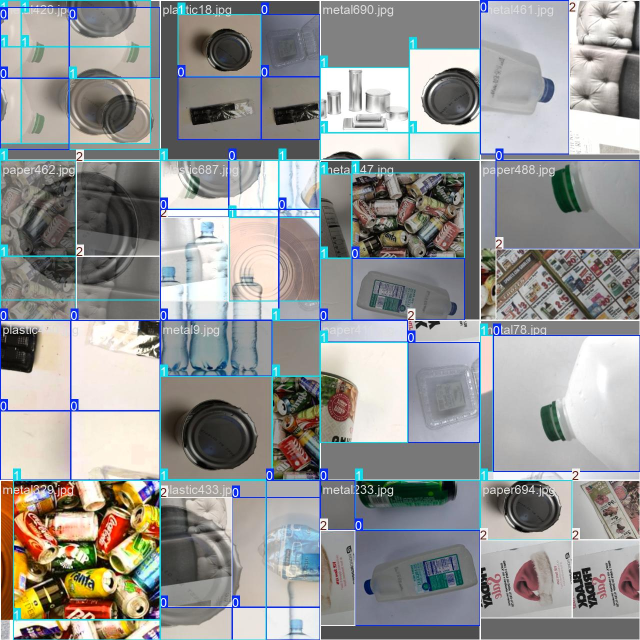
#> input picture reports/train_batch0.jpg, 1280 x 1280 px (shown at 1/2 size)
$ python -i segmentation_engine.py   (imports and definitions only)
#> lines starting #> are read from the running program, lines starting #| are printed output that depends on the picture; after the words box and inside, x2 and y2 are one past the last pixel; in counts of white or black regions, pixels touching at a corner belong together
#> further down, picture is the input picture: shape (1280, 1280, 3); mean B, G, R 148.5, 149.4, 148.7
"""
=============================================================================
SEGMENTATION ENGINE v2 - OPTIMIZED FOR BLACK BACKGROUND
=============================================================================
CHIẾN LƯỢC SOTA TỐI ƯU NHẤT CHO RASPBERY PI 4 + NỀN ĐEN

Pipeline tự động 4 bước:
  1. Adaptive HSV Threshold → phát hiện vật thể sáng trên nền tối
  2. Canny Edge Detection → tìm cạnh chính xác
  3. Morphological Cleanup → làm sạch mask
  4. GrabCut Refinement (2 iter) → tinh chỉnh viền mượt

Tốc độ: ~8-15ms trên Raspberry Pi 4 (real-time)
=============================================================================
"""

import cv2
import numpy as np


# ---- Kích thước tối ưu cho segmentation (speed/quality tradeoff) ----
# 80x60:  ~2ms (cực nhanh, giảm chính xác 1 chút)
# 160x120: ~5ms (cân bằng speed/quality)
# 320x240: ~15ms (quality cao nhất)
_SEG_SIZE = (80, 60)  # SIÊU NHANH, vẫn đủ chính xác


def extract_foreground(image: np.ndarray, method: str = "auto") -> np.ndarray:
    """
    Extract foreground - OPTIMIZED FOR BLACK BACKGROUND + REAL-TIME.

    Pipeline: downscale 160x120 → HSV threshold → Canny → refine → upsample

    Args:
        image: BGR image (uint8, 0-255)
        method: ignored (always uses best hardcoded strategy)

    Returns:
        RGBA image at ORIGINAL resolution
    """
#> called with method = 'auto'
    h, w = image.shape[:2]
#> h = 1280; w = 1280
    sh, sw = _SEG_SIZE  # small size for fast processing

    # ================================================================
    # Downscale → segment ở kích thước nhỏ (nhanh gấp 12 lần)
    # ================================================================
    small = cv2.resize(image, (sw, sh), interpolation=cv2.INTER_AREA)

    # --- HSV Threshold trên ảnh nhỏ ---
    hsv_small = cv2.cvtColor(small, cv2.COLOR_BGR2HSV)
#> hsv_small: shape (80, 60, 3); mean H, S, V 56.2, 34.3, 159.2
    v_channel = hsv_small[:, :, 2]
    _, otsu_mask = cv2.threshold(v_channel, 0, 255, cv2.THRESH_BINARY + cv2.THRESH_OTSU)
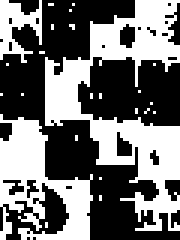
#> otsu_mask: shape (80, 60) (shown 3 times larger); 44.3% white; 24 white regions (21 under 20 px), largest, box (x1, y1, x2, y2) and area: (15, 0, 60, 77) 1280, (0, 38, 31, 80) 658, (0, 0, 14, 21) 157

    # --- Canny Edge trên ảnh nhỏ ---
    gray_small = cv2.cvtColor(small, cv2.COLOR_BGR2GRAY)
    blurred = cv2.medianBlur(gray_small, 5)
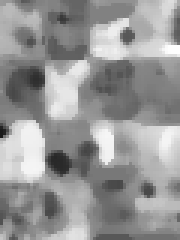
#> blurred: shape (80, 60) (shown 3 times larger); min 27, max 254, mean 150.8
    median_val = np.median(blurred[blurred > 0])  # chỉ tính trên vùng không đen
#> median_val = 140
    if np.isnan(median_val) or median_val < 1:
        median_val = 30
    low_thresh = int(max(1, (1.0 - 0.33) * median_val))
#> low_thresh = 93
    high_thresh = int(min(255, (1.0 + 0.33) * median_val))
#> high_thresh = 186
    edges = cv2.Canny(blurred, low_thresh, high_thresh)
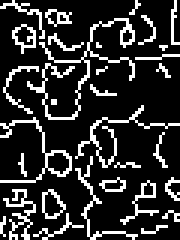
#> edges: shape (80, 60) (shown 3 times larger); 18.4% white in thin lines or dots

    # --- Kết hợp Otsu + Canny ---
    combined = cv2.bitwise_or(otsu_mask, edges)
#> combined: shape (80, 60); 55.1% white; 52 black regions (46 under 20 px), largest, box (x1, y1, x2, y2) and area: (0, 0, 60, 80) 1253, (26, 19, 60, 42) 560, (0, 61, 22, 80) 112, (39, 44, 44, 52) 28, (5, 8, 11, 15) 23, (58, 1, 60, 14) 21
    kernel = cv2.getStructuringElement(cv2.MORPH_ELLIPSE, (5, 5))
    combined = cv2.morphologyEx(combined, cv2.MORPH_CLOSE, kernel, iterations=2)
#> combined: shape (80, 60); 89% white; 4 black regions, box (x1, y1, x2, y2) and area: (46, 23, 60, 41) 178, (33, 22, 45, 40) 132, (25, 0, 45, 8) 122, (30, 66, 42, 77) 94
    combined = cv2.morphologyEx(combined, cv2.MORPH_OPEN, kernel, iterations=1)
#> combined: shape (80, 60); 88.6% white; 3 black regions, box (x1, y1, x2, y2) and area: (33, 22, 60, 41) 331, (25, 0, 45, 8) 122, (30, 66, 42, 77) 94
    combined = cv2.dilate(combined, kernel, iterations=1)
#> combined: shape (80, 60); 94.4% white; 5 black regions

    # --- Contour lớn nhất ---
    contours, _ = cv2.findContours(combined, cv2.RETR_EXTERNAL, cv2.CHAIN_APPROX_SIMPLE)
#> contours = 1 contour; box (x1, y1, x2, y2) and area: (0, 0, 60, 80) 4466

    if not contours:
        alpha_full = np.ones((h, w), dtype=np.uint8) * 255
        b, g, r = cv2.split(image)
        return cv2.merge([b, g, r, alpha_full])

    largest = max(contours, key=cv2.contourArea)
#> largest = contour of 51 points, box (x1, y1, x2, y2) (0, 0, 60, 80), area 4466
    area = cv2.contourArea(largest)
#> area = 4466

    # Bỏ qua nếu quá nhỏ
    if area < (sh * sw * 0.01):
        alpha_full = np.ones((h, w), dtype=np.uint8) * 255
        b, g, r = cv2.split(image)
        return cv2.merge([b, g, r, alpha_full])

    # --- GrabCut trên ảnh nhỏ (chỉ 2 iter) ---
    gc_mask = np.zeros((sh, sw), np.uint8)
    cv2.drawContours(gc_mask, [largest], -1, cv2.GC_FGD, -1)
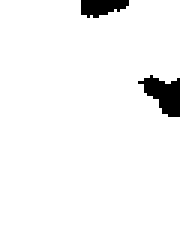
#> gc_mask: shape (80, 60) (shown 3 times larger); values 0 (black) and 1 (white), 96.2% white; 2 black regions, box (x1, y1, x2, y2) and area: (46, 25, 60, 39) 112, (27, 0, 43, 6) 71
    cv2.fillPoly(gc_mask, [largest], cv2.GC_FGD)
    gc_mask[gc_mask == 0] = cv2.GC_PR_BGD

    bgd = np.zeros((1, 65), np.float64)
    fgd = np.zeros((1, 65), np.float64)
    try:
        cv2.grabCut(small, gc_mask, None, bgd, fgd, 2, cv2.GC_INIT_WITH_MASK)
    except cv2.error:
        pass

    # Alpha mask từ ảnh nhỏ
    alpha_small = np.where(
        (gc_mask == cv2.GC_FGD) | (gc_mask == cv2.GC_PR_FGD),
        255, 0
    ).astype(np.uint8)
#> alpha_small: shape (80, 60); every value is 255
    alpha_small = cv2.medianBlur(alpha_small, 5)

    # Upsample alpha mask về kích thước gốc
    alpha_full = cv2.resize(alpha_small, (w, h), interpolation=cv2.INTER_LINEAR)
#> alpha_full: shape (1280, 1280); every value is 255
    alpha_full = (alpha_full > 60).astype(np.uint8) * 255

    # Clean noise ở full resolution
    contours_full, _ = cv2.findContours(alpha_full, cv2.RETR_EXTERNAL, cv2.CHAIN_APPROX_SIMPLE)
#> contours_full = [[[0, 0], [0, 1279], [1279, 1279], [1279, 0]]]
    if contours_full:
        largest_full = max(contours_full, key=cv2.contourArea)
#> largest_full = [[0, 0], [0, 1279], [1279, 1279], [1279, 0]]
        clean = np.zeros_like(alpha_full)
        cv2.drawContours(clean, [largest_full], -1, 255, -1)
        alpha_full = clean

    b, g, r = cv2.split(image)
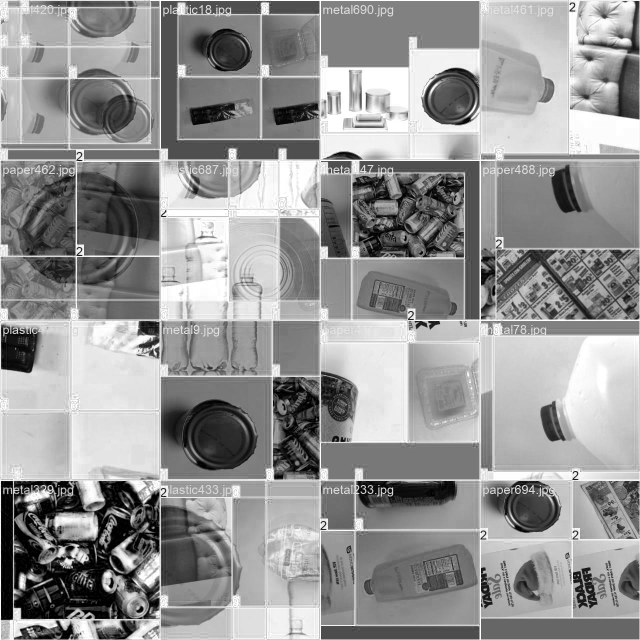
#> b: shape (1280, 1280) (shown at 1/2 size); min 0, max 255, mean 148.5
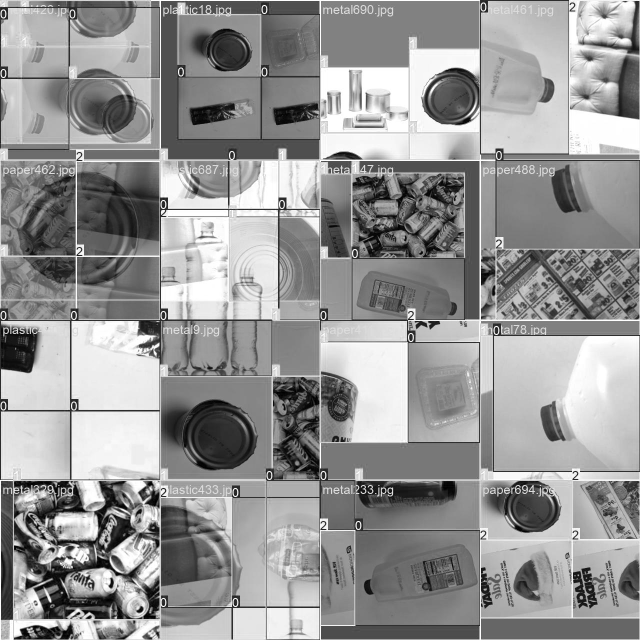
#> g: shape (1280, 1280) (shown at 1/2 size); min 0, max 255, mean 149.4
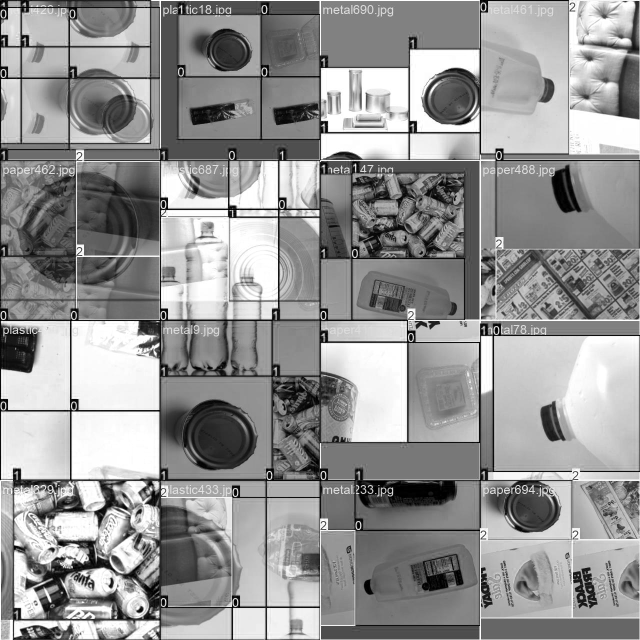
#> r: shape (1280, 1280) (shown at 1/2 size); min 0, max 255, mean 148.7
    rgba = cv2.merge([b, g, r, alpha_full])
    return rgba


def rgba_to_bgr_white_bg(rgba: np.ndarray) -> np.ndarray:
    """Blend RGBA image onto white background -> BGR"""
    alpha = rgba[:, :, 3:4] / 255.0
    white_bg = np.ones_like(rgba[:, :, :3], dtype=np.uint8) * 255
    blended = (rgba[:, :, :3] * alpha + white_bg * (1 - alpha)).astype(np.uint8)
    return blended


def get_mask(rgba: np.ndarray) -> np.ndarray:
    """Extract binary mask from RGBA image"""
    return (rgba[:, :, 3] > 128).astype(np.uint8) * 255


# Test nhanh
# [28 lines not run here, left out]

>>> import cv2
>>> picture = cv2.imread('reports/train_batch0.jpg')
>>> result = extract_foreground(picture)

$ run again, on reports/train_batch1.jpg
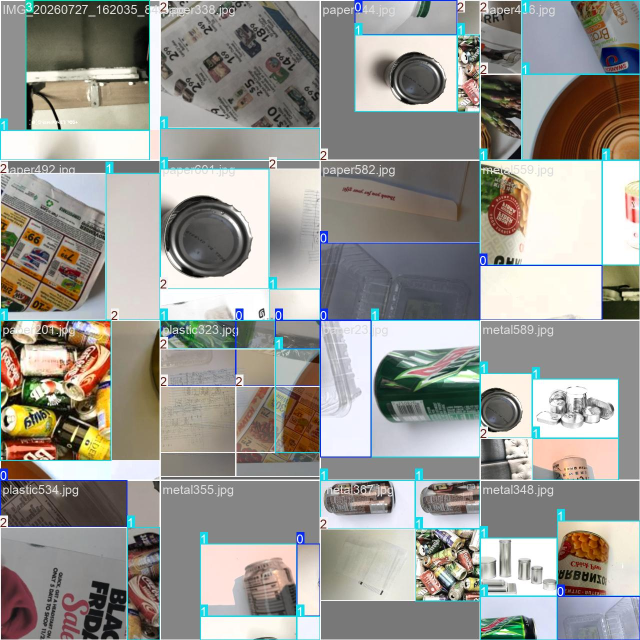
#> input picture reports/train_batch1.jpg, 1280 x 1280 px (shown at 1/2 size)
#> picture is the input picture: shape (1280, 1280, 3); mean B, G, R 145.5, 150.8, 151.9
#> hsv_small: shape (80, 60, 3); mean H, S, V 46.3, 37.2, 159.5
#> in extract_foreground, `_, otsu_mask = cv2.threshold(v_channel, 0, 255, cv2.THRESH_BINARY + cv..`:
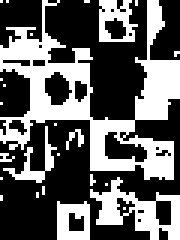
#> otsu_mask: shape (80, 60) (shown 3 times larger); 38% white; 25 white regions (20 under 20 px), largest, box (x1, y1, x2, y2) and area: (0, 0, 60, 60) 1204, (30, 59, 60, 80) 263, (33, 0, 46, 14) 109, (19, 67, 30, 80) 109, (1, 42, 19, 61) 81
#> median_val = 144
#> low_thresh = 96
#> high_thresh = 191
#> edges: shape (80, 60); 19.8% white in thin lines or dots
#> contours = 1 contour; box (x1, y1, x2, y2) and area: (0, 0, 60, 80) 4558
#> largest = contour of 48 points, box (x1, y1, x2, y2) (0, 0, 60, 80), area 4558
#> area = 4558
#> alpha_small: shape (80, 60); every value is 255
#> alpha_full: shape (1280, 1280); every value is 255
#> contours_full = [[[0, 0], [0, 1279], [1279, 1279], [1279, 0]]]
#> largest_full = [[0, 0], [0, 1279], [1279, 1279], [1279, 0]]
#> in extract_foreground, `b, g, r = cv2.split(image)`:
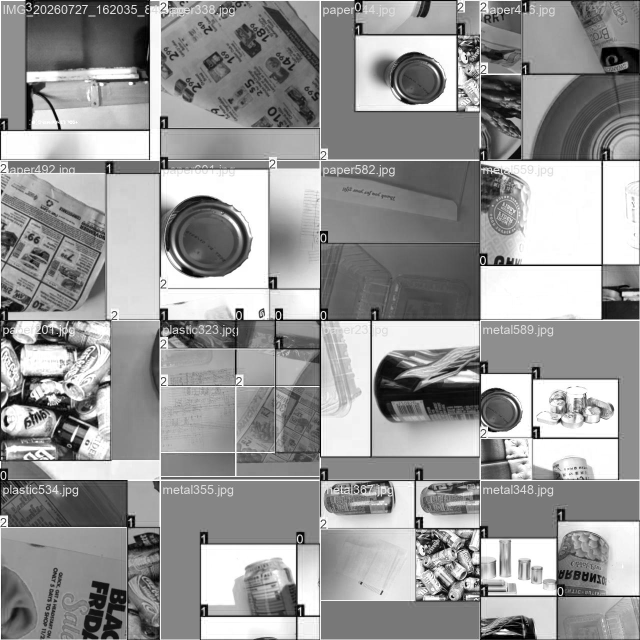
#> r: shape (1280, 1280) (shown at 1/2 size); min 0, max 255, mean 151.9

$ run again, on reports/train_batch14400.jpg
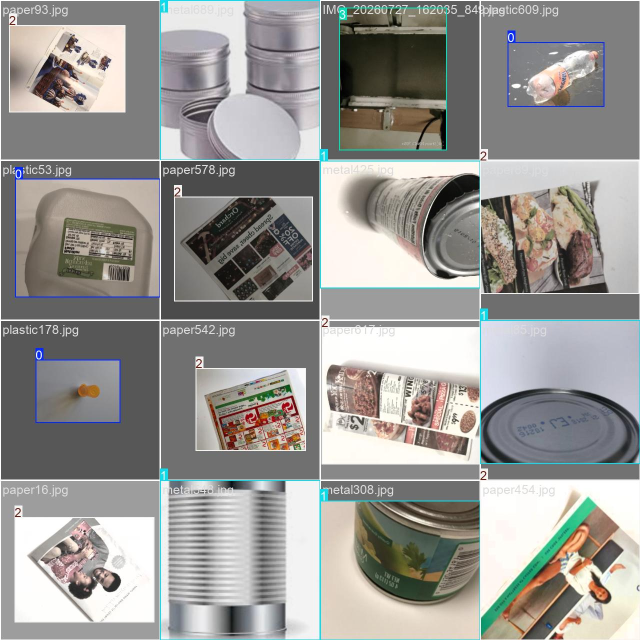
#> input picture reports/train_batch14400.jpg, 1280 x 1280 px (shown at 1/2 size)
#> picture is the input picture: shape (1280, 1280, 3); mean B, G, R 147.4, 150.6, 152.1
#> hsv_small: shape (80, 60, 3); mean H, S, V 36.6, 22, 156.2
#> in extract_foreground, `_, otsu_mask = cv2.threshold(v_channel, 0, 255, cv2.THRESH_BINARY + cv..`:
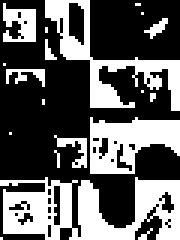
#> otsu_mask: shape (80, 60) (shown 3 times larger); 37.4% white; 19 white regions (12 under 20 px), largest, box (x1, y1, x2, y2) and area: (0, 59, 60, 80) 744, (15, 0, 60, 37) 443, (30, 39, 60, 58) 360
#> median_val = 140
#> low_thresh = 93
#> high_thresh = 186
#> edges: shape (80, 60); 17.2% white in thin lines or dots
#> contours = 1 contour; box (x1, y1, x2, y2) and area: (0, 0, 60, 80) 4142
#> largest = contour of 114 points, box (x1, y1, x2, y2) (0, 0, 60, 80), area 4142
#> area = 4142.5
#> alpha_small: shape (80, 60); every value is 255
#> alpha_full: shape (1280, 1280); every value is 255
#> contours_full = [[[0, 0], [0, 1279], [1279, 1279], [1279, 0]]]
#> largest_full = [[0, 0], [0, 1279], [1279, 1279], [1279, 0]]
#> in extract_foreground, `b, g, r = cv2.split(image)`:
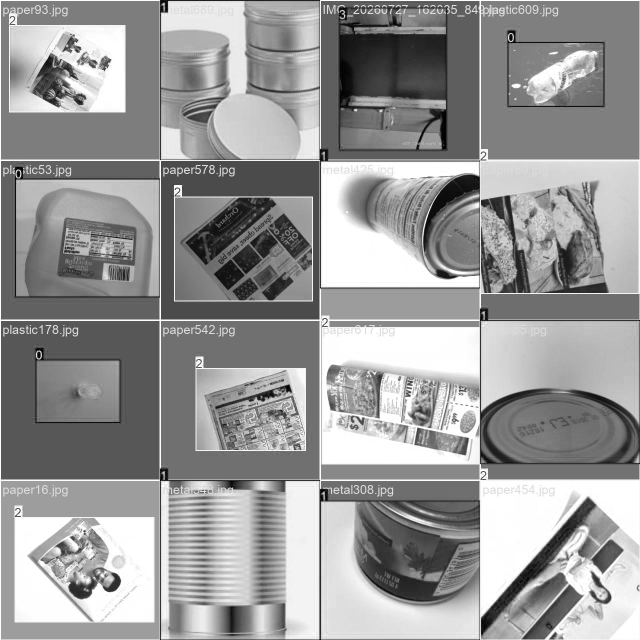
#> r: shape (1280, 1280) (shown at 1/2 size); min 0, max 255, mean 152.1

$ run again, on reports/train_batch14401.jpg
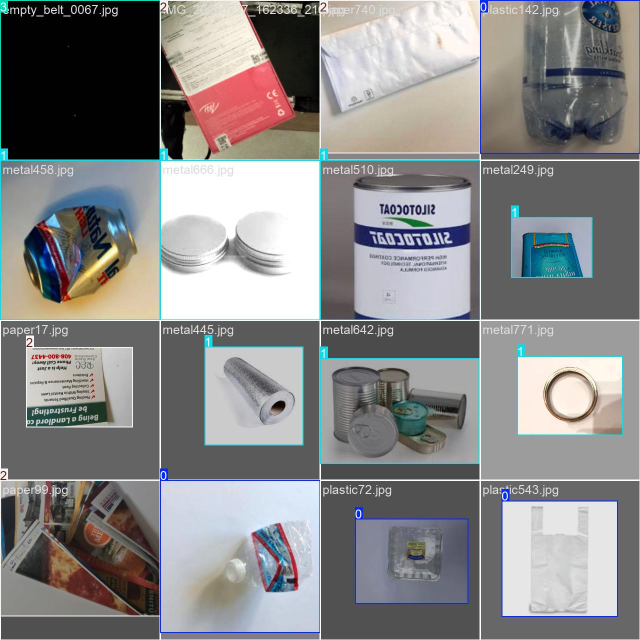
#> input picture reports/train_batch14401.jpg, 1280 x 1280 px (shown at 1/2 size)
#> picture is the input picture: shape (1280, 1280, 3); mean B, G, R 135.3, 135.1, 135.6
#> hsv_small: shape (80, 60, 3); mean H, S, V 46.7, 27.7, 142.9
#> otsu_mask: shape (80, 60); 49.5% white; 20 white regions (10 under 20 px), largest, box (x1, y1, x2, y2) and area: (0, 0, 54, 40) 1045, (30, 40, 60, 60) 376, (11, 58, 30, 80) 287
#> median_val = 126
#> low_thresh = 84
#> high_thresh = 167
#> edges: shape (80, 60); 17.8% white in thin lines or dots
#> contours = 1 contour; box (x1, y1, x2, y2) and area: (0, 0, 60, 80) 4318
#> largest = contour of 86 points, box (x1, y1, x2, y2) (0, 0, 60, 80), area 4318
#> area = 4317.5
#> alpha_small: shape (80, 60); every value is 255
#> alpha_full: shape (1280, 1280); every value is 255
#> contours_full = [[[0, 0], [0, 1279], [1279, 1279], [1279, 0]]]
#> largest_full = [[0, 0], [0, 1279], [1279, 1279], [1279, 0]]
#> in extract_foreground, `b, g, r = cv2.split(image)`:
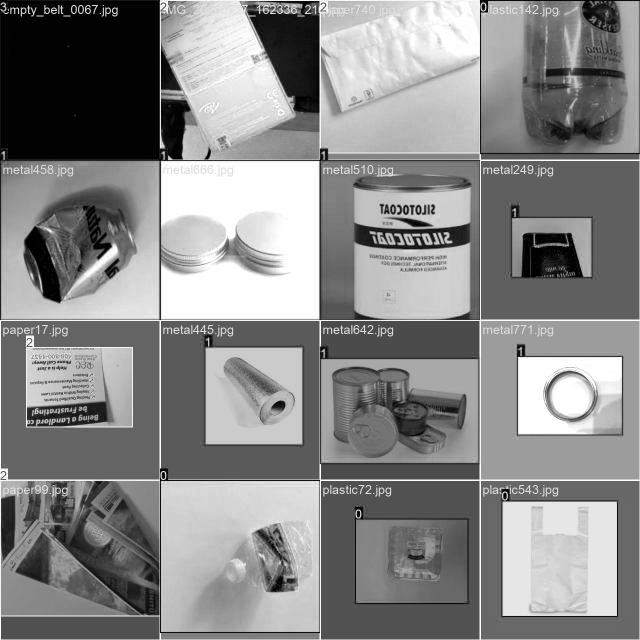
#> r: shape (1280, 1280) (shown at 1/2 size); min 0, max 255, mean 135.6
